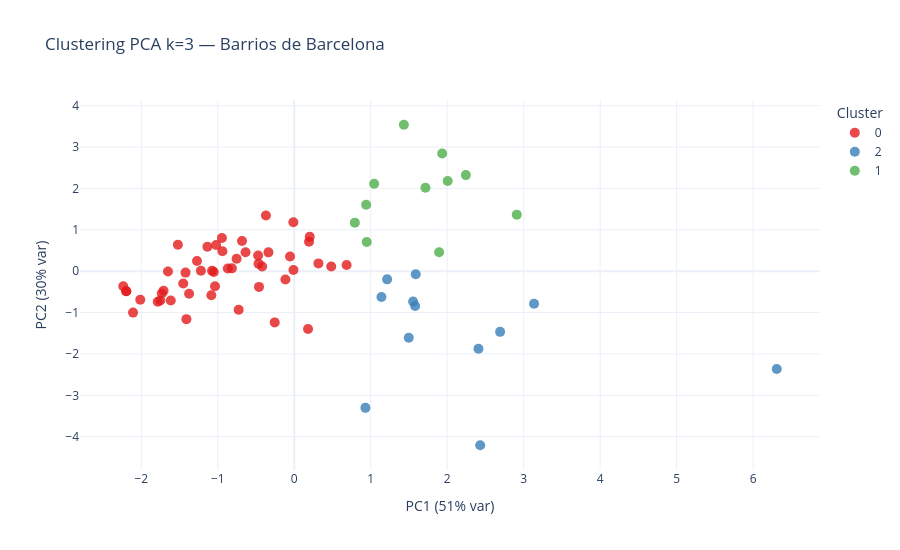

The code cell stored with this chart in its notebook:
### Code cell
K_FINAL = k_opt  # usar el k optimo del silhouette; cambiar manualmente si el elbow sugiere otro

km_final = KMeans(n_clusters=K_FINAL, random_state=42, n_init=20)
df_cl['cluster'] = km_final.fit_predict(X_scaled)

# PCA 2D para visualizar (las 5 features se reducen a 2 componentes)
pca   = PCA(n_components=2)
coords = pca.fit_transform(X_scaled)
df_cl['pc1'] = coords[:, 0]
df_cl['pc2'] = coords[:, 1]

var_exp = pca.explained_variance_ratio_
print(f'Varianza explicada PC1+PC2: {var_exp.sum()*100:.1f}%')
print(f'  PC1: {var_exp[0]*100:.1f}%   PC2: {var_exp[1]*100:.1f}%')

# Perfil de cada cluster
perfil = df_cl.groupby('cluster')[cluster_cols].mean().round(1)
perfil['n_barrios'] = df_cl.groupby('cluster').size()
print('\nPerfil por cluster:')
display(perfil)

# Scatter PCA interactivo
fig = px.scatter(
    df_cl, x='pc1', y='pc2',
    color=df_cl['cluster'].astype(str),
    hover_name='nom_barri',
    hover_data={
        'nom_districte': True,
        'renta_media': ':,.0f',
        'n_ocio': True,
        'total_incidentes': ':,.0f',
        'pc1': False, 'pc2': False
    },
    color_discrete_sequence=px.colors.qualitative.Set1,
    title=f'Clustering PCA k={K_FINAL} — Barrios de Barcelona',
    labels={
        'pc1': f'PC1 ({var_exp[0]*100:.0f}% var)',
        'pc2': f'PC2 ({var_exp[1]*100:.0f}% var)',
        'color': 'Cluster'
    },
    template='plotly_white', height=550
)
fig.update_traces(marker_size=10, marker_opacity=0.8)
fig.show()

### Figure 1 — Plotly figure (JSON) as saved in the notebook; plotly's stock layout.template omitted (floating-point values rounded to 4 significant figures; data arrays with more than 128 entries replaced by an {"elided": "..."} marker saying what was removed)
{"data": [{"customdata": {"elided": "49x4 mixed values"}, "hovertemplate": "<b>%{hovertext}</b><br><br>Cluster=0<br>nom_districte=%{customdata[0]}<br>renta_media=%{customdata[1]:,.0f}<br>n_ocio=%{customdata[2]}<br>total_incidentes=%{customdata[3]:,.0f}<extra></extra>", "hovertext": ["el Guinardó", "el Parc i la Llacuna del Poblenou", "la Barceloneta", "el Baix Guinardó", "la Sagrera", "la Prosperitat", "la Marina del Prat Vermell", "la Verneda i la Pau", "la Font d'en Fargues", "Porta", "el Camp de l'Arpa del Clot", "Horta", "la Marina de Port", "Montbau", "el Coll", "el Carmel", "Canyelles", "la Guineueta", "la Trinitat Vella", "Vallbona", "Torre Baró", "el Fort Pienc", "la Vall d'Hebron", "el Bon Pastor", "Ciutat Meridiana", "la Salut", "el Clot", "la Font de la Guatlla", "les Roquetes", "Sant Martí de Provençals", "Vilapicina i la Torre Llobeta", "el Congrés i els Indians", "Provençals del Poblenou", "la Teixonera", "Diagonal Mar i el Front Marítim del Poblenou", "Verdun", "Sants - Badal", "el Turó de la Peira", "la Bordeta", "el Camp d'en Grassot i Gràcia Nova", "el Besòs i el Maresme", "Can Peguera", "la Trinitat Nova", "Navas", "Baró de Viver", "Hostafrancs", "Sant Genís dels Agudells", "Can Baró", "la Clota"], "legendgroup": "0", "marker": {"color": "rgb(228,26,28)", "opacity": 0.8, "size": 10, "symbol": "circle"}, "mode": "markers", "name": "0", "orientation": "v", "showlegend": true, "type": "scatter", "x": [0.3163, 0.4838, 0.1805, -0.3374, -0.4666, -1.614, -0.2555, -1.036, -0.37, -1.375, -0.01032, -0.1153, -0.4607, -1.271, -0.9456, -0.7266, -1.651, -1.22, -1.751, -2.196, -1.451, 0.685, -0.6832, -1.084, -2.108, -0.01129, -0.05496, -1.136, -1.785, -1.052, -0.8686, -0.939, -0.4722, -1.421, 0.203, -2.013, -0.8156, -1.709, -0.7538, 0.1934, -1.41, -2.236, -1.732, -0.6368, -2.197, -0.4197, -1.075, -1.021, -1.521], "xaxis": "x", "y": [0.1886, 0.1133, -1.397, 0.4556, 0.1827, -0.7069, -1.237, -0.3642, 1.345, -0.5443, 0.02929, -0.2008, -0.3785, 0.2486, 0.8029, -0.9323, -0.005664, 0.01016, -0.7079, -0.486, -0.2976, 0.1522, 0.7317, -0.5816, -1.0, 1.182, 0.3568, 0.5898, -0.7361, -0.02075, 0.06456, 0.4813, 0.3809, -0.03389, 0.8307, -0.6907, 0.06914, -0.474, 0.3015, 0.7113, -1.158, -0.3648, -0.5377, 0.4568, -0.4861, 0.1152, 0.01006, 0.6317, 0.6409], "yaxis": "y"}, {"customdata": [["Ciutat Vella", 26380.0, 424, 406013], ["Ciutat Vella", 29910.0, 396, 263187], ["Sants-Montjuïc", 30950.0, 231, 207718], ["Eixample", 47150.0, 527, 161817], ["Sants-Montjuïc", 38328, 221, 121204], ["Gràcia", 38610.0, 518, 194409], ["Eixample", 39797, 372, 145817], ["Ciutat Vella", 30210.0, 350, 189431], ["Eixample", 52080.0, 748, 329025], ["Sant Martí", 41080.0, 257, 101273], ["Eixample", 44630.0, 215, 159502], ["Eixample", 39570.0, 306, 145978]], "hovertemplate": "<b>%{hovertext}</b><br><br>Cluster=2<br>nom_districte=%{customdata[0]}<br>renta_media=%{customdata[1]:,.0f}<br>n_ocio=%{customdata[2]}<br>total_incidentes=%{customdata[3]:,.0f}<extra></extra>", "hovertext": ["el Raval", "el Barri Gòtic", "el Poble Sec", "l'Antiga Esquerra de l'Eixample", "Sants", "la Vila de Gràcia", "la Sagrada Família", "Sant Pere, Santa Caterina i la Ribera", "la Dreta de l'Eixample", "el Poblenou", "la Nova Esquerra de l'Eixample", "Sant Antoni"], "legendgroup": "2", "marker": {"color": "rgb(55,126,184)", "opacity": 0.8, "size": 10, "symbol": "circle"}, "mode": "markers", "name": "2", "orientation": "v", "showlegend": true, "type": "scatter", "x": [2.431, 0.9307, 2.409, 3.135, 1.14, 2.692, 1.581, 1.497, 6.309, 1.214, 1.589, 1.554], "xaxis": "x", "y": [-4.206, -3.302, -1.872, -0.7874, -0.6231, -1.466, -0.8397, -1.606, -2.363, -0.1962, -0.07346, -0.7303], "yaxis": "y"}, {"customdata": [["Les Corts", 51500.0, 220, 118379], ["Les Corts", 47690.0, 80, 82296], ["Sarrià-Sant Gervasi", 70424, 60, 78208], ["Gràcia", 48010.0, 22, 61776], ["Sant Martí", 61947, 65, 65682], ["Sarrià-Sant Gervasi", 69000.0, 216, 159356], ["Les Corts", 77880.0, 39, 54823], ["Sarrià-Sant Gervasi", 84030.0, 22, 37272], ["Sarrià-Sant Gervasi", 70030.0, 53, 86889], ["Sarrià-Sant Gervasi", 52000.0, 71, 66323], ["Sarrià-Sant Gervasi", 60270.0, 17, 25904]], "hovertemplate": "<b>%{hovertext}</b><br><br>Cluster=1<br>nom_districte=%{customdata[0]}<br>renta_media=%{customdata[1]:,.0f}<br>n_ocio=%{customdata[2]}<br>total_incidentes=%{customdata[3]:,.0f}<extra></extra>", "hovertext": ["les Corts", "la Maternitat i Sant Ramon", "Sant Gervasi - la Bonanova", "Vallcarca i els Penitents", "la Vila Olímpica del Poblenou", "Sant Gervasi - Galvany", "Pedralbes", "les Tres Torres", "Sarrià", "el Putxet i el Farró", "Vallvidrera, el Tibidabo i les Planes"], "legendgroup": "1", "marker": {"color": "rgb(77,175,74)", "opacity": 0.8, "size": 10, "symbol": "circle"}, "mode": "markers", "name": "1", "orientation": "v", "showlegend": true, "type": "scatter", "x": [1.894, 0.9478, 2.244, 0.7928, 1.045, 2.91, 1.934, 1.433, 2.006, 0.9403, 1.716], "xaxis": "x", "y": [0.4571, 0.7048, 2.323, 1.174, 2.114, 1.367, 2.845, 3.54, 2.179, 1.604, 2.017], "yaxis": "y"}], "layout": {"height": 550, "legend": {"title": {"text": "Cluster"}, "tracegroupgap": 0}, "title": {"text": "Clustering PCA k=3 — Barrios de Barcelona"}, "xaxis": {"anchor": "y", "domain": [0, 1], "title": {"text": "PC1 (51% var)"}}, "yaxis": {"anchor": "x", "domain": [0, 1], "title": {"text": "PC2 (30% var)"}}}}
